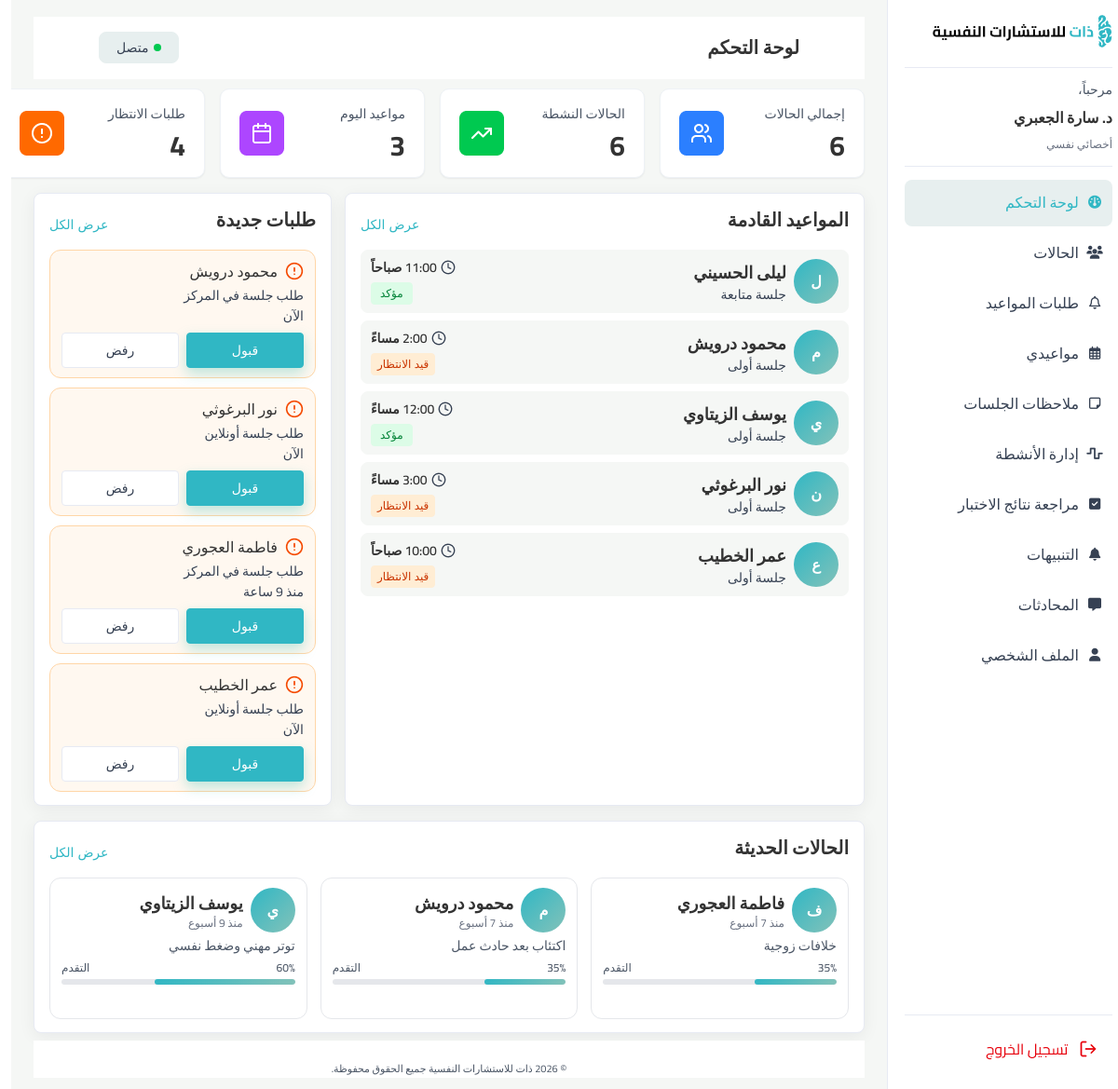
/therapist/therapist-dashboard/index.php (signed in), run on the app's committed database.
### tables this page shows
CREATE TABLE appointments (
    appointment_id INT AUTO_INCREMENT,
    case_id INT,
    therapist_id INT ,
    client_id INT,
    date_time DATETIME NOT NULL,
    duration_min SMALLINT UNSIGNED NOT NULL DEFAULT 60,
    mode VARCHAR(10) NOT NULL CHECK (mode IN ('ONLINE', 'IN_CENTER')),
    room_number VARCHAR(20) NULL,
    zoom_link VARCHAR(500) NULL,
    status VARCHAR(15) NOT NULL DEFAULT 'REQUESTED' CHECK (
        status IN (
            'REQUESTED',
            'CONFIRMED',
            'COMPLETED',
            'CANCELLED'
        )
    ),
    cancel_reason TEXT NULL,
    created_at DATETIME NOT NULL DEFAULT CURRENT_TIMESTAMP,
    last_updated DATETIME NOT NULL DEFAULT CURRENT_TIMESTAMP ON UPDATE CURRENT_TIMESTAMP,
    PRIMARY KEY (appointment_id),
    CONSTRAINT fk_appt_case FOREIGN KEY (case_id) REFERENCES cases (case_id) ON DELETE RESTRICT ON UPDATE CASCADE,
    CONSTRAINT fk_appt_therapist FOREIGN KEY (therapist_id) REFERENCES therapists (therapist_id) ON DELETE RESTRICT ON UPDATE CASCADE,
    CONSTRAINT fk_appt_client FOREIGN KEY (client_id) REFERENCES clients (client_id) ON DELETE RESTRICT ON UPDATE CASCADE
);

CREATE TABLE users (
    user_id INT AUTO_INCREMENT,
    name VARCHAR(100) NOT NULL,
    username VARCHAR(60) NOT NULL UNIQUE,
    email VARCHAR(150) NOT NULL UNIQUE,
    password VARCHAR(255) NOT NULL,
    phone VARCHAR(20) NULL,
    avatar VARCHAR(255) NULL,
    role VARCHAR(20) NOT NULL CHECK (role IN ('CLIENT', 'THERAPIST', 'ADMIN')),
    is_active TINYINT (1) DEFAULT 1,
    created_at DATETIME NOT NULL DEFAULT CURRENT_TIMESTAMP,
    updated_at DATETIME NOT NULL DEFAULT CURRENT_TIMESTAMP ON UPDATE CURRENT_TIMESTAMP,
    PRIMARY KEY (user_id)
);

CREATE TABLE cases (
    case_id INT AUTO_INCREMENT,
    client_id INT,
    therapist_id INT,
    title VARCHAR(200) NOT NULL,
    description TEXT NULL,
    status VARCHAR(20) NOT NULL DEFAULT 'NEW' CHECK (
        status IN (
            'NEW',
            'IN_ASSESSMENT',
            'IN_THERAPY',
            'ON_HOLD',
            'RECOVERED'
        )
    ),
    priority VARCHAR(10) NOT NULL DEFAULT 'MEDIUM' CHECK (priority IN ('LOW', 'MEDIUM', 'HIGH')),
    is_flagged TINYINT (1) NOT NULL DEFAULT 0,
    created_at DATETIME NOT NULL DEFAULT CURRENT_TIMESTAMP,
    last_updated DATETIME NOT NULL DEFAULT CURRENT_TIMESTAMP ON UPDATE CURRENT_TIMESTAMP,
    closed_at DATETIME NULL,
    PRIMARY KEY (case_id),
    CONSTRAINT fk_case_client FOREIGN KEY (client_id) REFERENCES clients (client_id) ON DELETE RESTRICT ON UPDATE CASCADE,
    CONSTRAINT fk_case_therapist FOREIGN KEY (therapist_id) REFERENCES therapists (therapist_id) ON DELETE RESTRICT ON UPDATE CASCADE
);

### therapist/therapist-dashboard/index.php (the view, shortened to what this page needs)
<?php
require_once __DIR__ . '/../../connection.php';
$user_id = $_SESSION['user_id'];
$therapist_id = $user_id;
$stmt = $conn->prepare("SELECT COUNT(*) AS total FROM cases WHERE therapist_id = ?");
$stmt->bind_param("i", $therapist_id);
$stmt->execute();
$total_cases = $stmt->get_result()->fetch_assoc()['total'];
$stmt = $conn->prepare("SELECT COUNT(*) AS total FROM cases WHERE therapist_id = ? AND status IN ('NEW','IN_ASSESSMENT','IN_THERAPY')");
$stmt->bind_param("i", $therapist_id);
$stmt->execute();
$active_cases = $stmt->get_result()->fetch_assoc()['total'];
$today = date('Y-m-d');
$stmt = $conn->prepare("SELECT COUNT(*) AS total FROM appointments WHERE therapist_id = ? AND DATE(date_time) = ? AND status != 'CANCELLED'");
$stmt->bind_param("is", $therapist_id, $today);
$stmt->execute();
$today_appointments = $stmt->get_result()->fetch_assoc()['total'];
$stmt = $conn->prepare("SELECT COUNT(*) AS total FROM appointments WHERE therapist_id = ? AND status = 'REQUESTED'");
$stmt->bind_param("i", $therapist_id);
$stmt->execute();
$pending_requests = $stmt->get_result()->fetch_assoc()['total'];
$now = date('Y-m-d H:i:s');
$stmt = $conn->prepare("
    SELECT a.appointment_id, a.date_time, a.status, u.name AS client_name,
           CASE WHEN s.session_id IS NOT NULL THEN 'جلسة متابعة' ELSE 'جلسة أولى' END AS session_type
    FROM appointments a
    JOIN clients c ON a.client_id = c.client_id
    JOIN users u ON c.client_id = u.user_id
    LEFT JOIN sessions s ON s.case_id = a.case_id AND s.session_id != (
        SELECT MAX(s2.session_id) FROM sessions s2 WHERE s2.case_id = a.case_id
    )
    WHERE a.therapist_id = ? AND a.date_time >= ? AND a.status IN ('CONFIRMED','REQUESTED')
    ORDER BY a.date_time ASC
    LIMIT 5
");
$stmt->bind_param("is", $therapist_id, $now);
$stmt->execute();
$upcoming_appointments = $stmt->get_result()->fetch_all(MYSQLI_ASSOC);
$stmt = $conn->prepare("
    SELECT a.appointment_id, a.date_time, u.name AS client_name, a.mode
    FROM appointments a
    JOIN clients c ON a.client_id = c.client_id
    JOIN users u ON c.client_id = u.user_id
    WHERE a.therapist_id = ? AND a.status = 'REQUESTED'
    ORDER BY a.created_at DESC
    LIMIT 5
");
$stmt->bind_param("i", $therapist_id);
$stmt->execute();
$new_requests = $stmt->get_result()->fetch_all(MYSQLI_ASSOC);
$stmt = $conn->prepare("
    SELECT cs.case_id, cs.title AS condition_name, cs.status, cs.created_at, u.name AS client_name
    FROM cases cs
    JOIN clients c ON cs.client_id = c.client_id
    JOIN users u ON c.client_id = u.user_id
    WHERE cs.therapist_id = ?
    ORDER BY cs.created_at DESC
    LIMIT 3
");
$stmt->bind_param("i", $therapist_id);
$stmt->execute();
$recent_cases = $stmt->get_result()->fetch_all(MYSQLI_ASSOC);
function formatArabicTime($datetime) {
    $ts = strtotime($datetime);
    $hour = (int)date('g', $ts);
    $min = date('i', $ts);
    $ampm = date('A', $ts) === 'AM' ? 'صباحاً' : 'مساءً';
    return "$hour:$min $ampm";
}
function timeAgo($datetime) {
    $diff = time() - strtotime($datetime);
    if ($diff < 60) return 'الآن';
    if ($diff < 86400) return 'منذ ' . floor($diff / 3600) . ' ساعة';
    return 'منذ ' . floor($diff / 604800) . ' أسبوع';
}
function firstLetter($name) {
    return mb_substr(trim($name), 0, 1, 'UTF-8');
}
?>
<!DOCTYPE html>
<html lang="ar" dir="rtl">
<head>
  <link
    rel="stylesheet"
    href="https://cdnjs.cloudflare.com/ajax/libs/font-awesome/6.5.1/css/all.min.css"
  />
<link rel="stylesheet" href="../thirapist.css">
  <link rel="stylesheet" href="../total.css"/>
  <link rel="stylesheet" href="style.css" />
</head>
<body>
<div class="app">
<?php include "../layouts/sidebar.php"; ?>
  <main class="main">
    <header class="main-header">
      <h1 class="page-title">لوحة التحكم</h1>
      <button class="status-btn">
        <span class="status-dot"></span>
        متصل
      </button>
    </header>
    <section class="stats-row">
      <div class="stat-card ">
        <div class="stat-info">
          <div class="stat-label">إجمالي الحالات</div>
          <div class="stat-value"><?= $total_cases ?></div>
        </div>
        <div class="stat-icon">
          <img src="./img/اجمالي الحالات.png" alt="إجمالي الحالات">
        </div>
      </div>
      <div class="stat-card ">
        <div class="stat-info">
          <div class="stat-label">الحالات النشطة</div>
          <div class="stat-value"><?= $active_cases ?></div>
        </div>
        <div class="stat-icon">
         <img src="./img/الحالات النشطة.png" alt=" لحالات النشطة">
        </div>
      </div>
      <div class="stat-card ">
        <div class="stat-info">
          <div class="stat-label">مواعيد اليوم</div>
          <div class="stat-value"><?= $today_appointments ?></div>
        </div>
        <div class="stat-icon">
         <img src="./img/مواعيد اليوم.png" alt="مواعيد اليوم">
        </div>
      </div>
      <div class="stat-card ">
        <div class="stat-info">
          <div class="stat-label">طلبات الانتظار</div>
          <div class="stat-value"><?= $pending_requests ?></div>
        </div>
        <div class="stat-icon">
         <img  src="./img/طلبات الانتظار.png" alt="طلبات الانتظار">
        </div>
      </div>
    </section>
    <section class="middle-row">
      <div class="col-large">
        <div class="dash-card section-card appointments-card">
          <div class="card-header">
            <h2>المواعيد القادمة</h2>
            <button class="link-btn">عرض الكل</button>
          </div>
          <?php if (empty($upcoming_appointments)): ?>
            <p class="muted" style="text-align:center; padding:20px;">لا توجد مواعيد قادمة</p>
          <?php else: ?>
            <?php foreach ($upcoming_appointments as $appt): ?>
            <div class="appointment-item">
              <div class="appt-main">
                <div class="case-avatar"><?= firstLetter($appt['client_name']) ?></div>
                <div class="appt-text">
                  <div class="appt-name"><?= htmlspecialchars($appt['client_name']) ?></div>
                  <div class="muted small"><?= htmlspecialchars($appt['session_type']) ?></div>
                </div>
              </div>
              <div class="appt-time">
                <div class="time">
                  <img class="appt-icon" src="img/hour.png" alt="time" />
                  <?= formatArabicTime($appt['date_time']) ?>
                </div>
                <?php if ($appt['status'] === 'CONFIRMED'): ?>
                  <button class="muted-btn">مؤكد</button>
                <?php else: ?>
                  <button class="mutedd-btn">قيد الانتظار</button>
                <?php endif; ?>
              </div>
            </div>
            <?php endforeach; ?>
          <?php endif; ?>
        </div>
      </div>
      <div class="col-small">
        <div class="dash-card section-card requests-card">
          <div class="card-header">
            <h2>طلبات جديدة</h2>
            <button class="link-btn">عرض الكل</button>
          </div>
          <div class="list">
            <?php if (empty($new_requests)): ?>
              <p class="muted" style="text-align:center; padding:20px;">لا توجد طلبات جديدة</p>
            <?php else: ?>
              <?php foreach ($new_requests as $req): ?>
              <div class="request-item">
                <div class="line-1">
                  <img src="img/vector.png" alt="!" class="warn-icon">
                  <span class="name"><?= htmlspecialchars($req['client_name']) ?></span>
                </div>
                <div class="line-2">
                  <span class="muted small">طلب جلسة <?= $req['mode'] === 'ONLINE' ? 'أونلاين' : 'في المركز' ?></span>
                  <span class="muted small"><?= timeAgo($req['date_time']) ?></span>
                </div>
                <div class="actions">
                  <button class="btn-primary btn-accept" data-id="<?= $req['appointment_id'] ?>">قبول</button>
                  <button class="btn-outline btn-reject" data-id="<?= $req['appointment_id'] ?>">رفض</button>
                </div>
              </div>
              <?php endforeach; ?>
            <?php endif; ?>
          </div>
        </div>
      </div>
    </section>
    <section class="dash-card card-recent">
      <div class="card-header">
        <h2 class="card-title">الحالات الحديثة</h2>
        <button class="link-btn">عرض الكل</button>
      </div>
      <div class="recent-grid">
        <?php if (empty($recent_cases)): ?>
          <p class="muted" style="text-align:center; padding:20px;">لا توجد حالات حديثة</p>
        <?php else: ?>
          <?php
          $status_progress = [
              'NEW' => 10,
              'IN_ASSESSMENT' => 35,
              'IN_THERAPY' => 60,
              'ON_HOLD' => 50,
              'RECOVERED' => 100,
          ];
          ?>
          <?php foreach ($recent_cases as $case):
            $progress = $status_progress[$case['status']] ?? 0;
          ?>
          <div class="case-card">
            <div class="case-header">
              <div class="case-avatar"><?= firstLetter($case['client_name']) ?></div>
              <div>
                <div class="case-name"><?= htmlspecialchars($case['client_name']) ?></div>
                <div class="case-meta"><?= timeAgo($case['created_at']) ?></div>
              </div>
            </div>
            <div class="case-condition"><?= htmlspecialchars($case['condition_name']) ?></div>
            <div class="progress-label">
              <span><?= $progress ?>%</span>
              <span>التقدم</span>
            </div>
            <div class="progress">
              <div class="progress-bar" style="width: <?= $progress ?>%"></div>
            </div>
          </div>
          <?php endforeach; ?>
        <?php endif; ?>
      </div>
    </section>
<?php include "../layouts/footer.php"; ?>
  </main>
</div>
</body>
</html>

### data on the page
appointments: client_name "ليلى الحسيني", session_type "جلسة متابعة", date_time "11:00 صباحاً", status "مؤكد"
appointments: client_name "محمود درويش", session_type "جلسة أولى", date_time "2:00 مساءً", status "قيد الانتظار", users.name "محمود درويش", mode "في المركز", date_time "الآن"
appointments: client_name "ي", client_name "يوسف الزيتاوي", session_type "جلسة أولى", date_time "12:00 مساءً", status "مؤكد"
appointments: client_name "نور البرغوثي", session_type "جلسة أولى", date_time "3:00 مساءً", status "قيد الانتظار", users.name "نور البرغوثي", mode "أونلاين", date_time "الآن"
appointments: client_name "عمر الخطيب", session_type "جلسة أولى", date_time "10:00 صباحاً", status "قيد الانتظار", users.name "عمر الخطيب", mode "أونلاين", date_time "الآن"
appointments: users.name "فاطمة العجوري", mode "في المركز", date_time "منذ 9 ساعة"
cases: users.name "ف", users.name "فاطمة العجوري", created_at "منذ 7 أسبوع", title "خلافات زوجية", status "35"
cases: users.name "محمود درويش", created_at "منذ 7 أسبوع", title "اكتئاب بعد حادث عمل", status "35"
cases: users.name "يوسف الزيتاوي", created_at "منذ 9 أسبوع", title "توتر مهني وضغط نفسي", status "60"

### other printed values
$_SESSION['user_name'] "د. سارة الجعبري"
$total_cases "6"
$active_cases "6"
$today_appointments "3"
$pending_requests "4"
